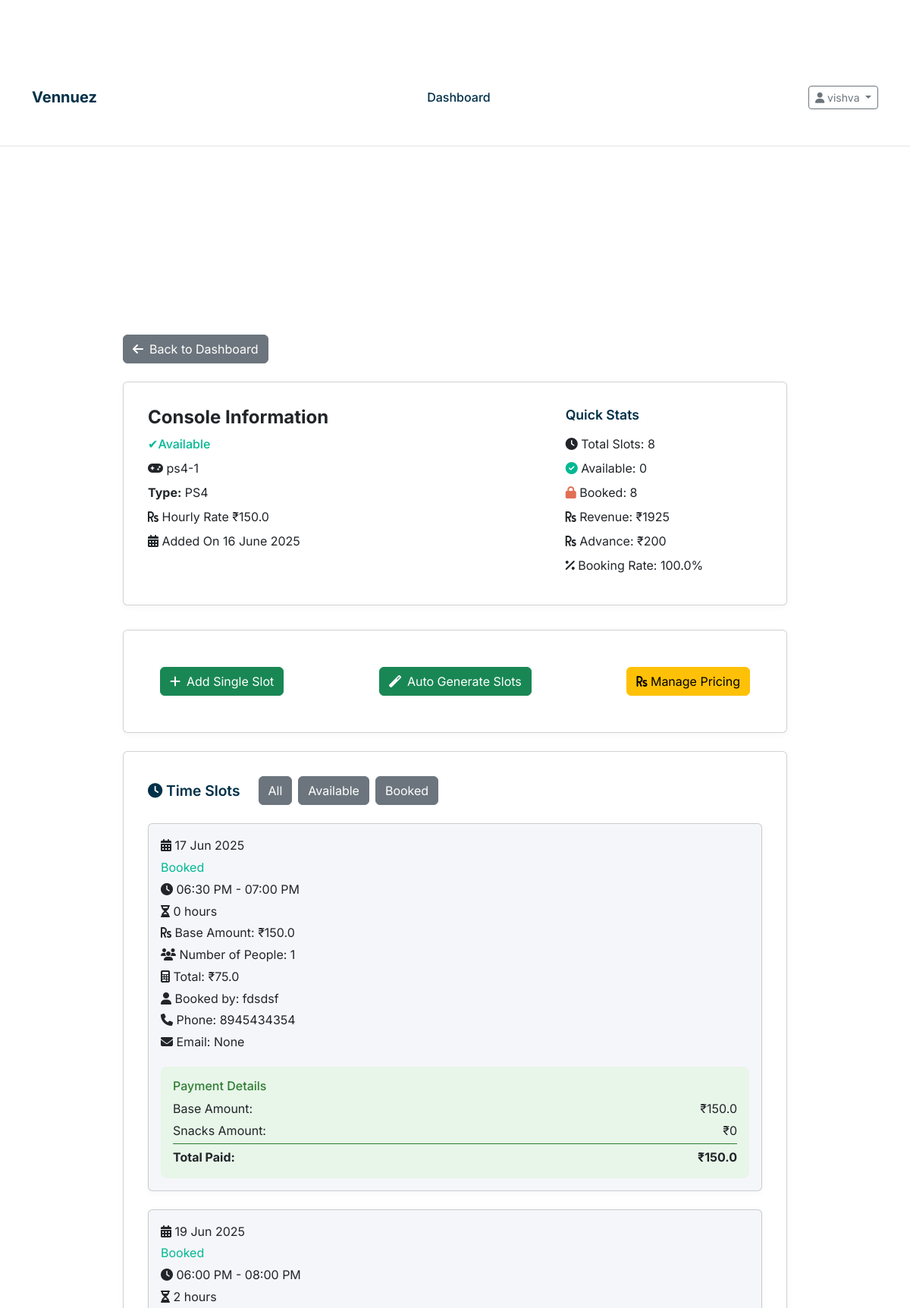
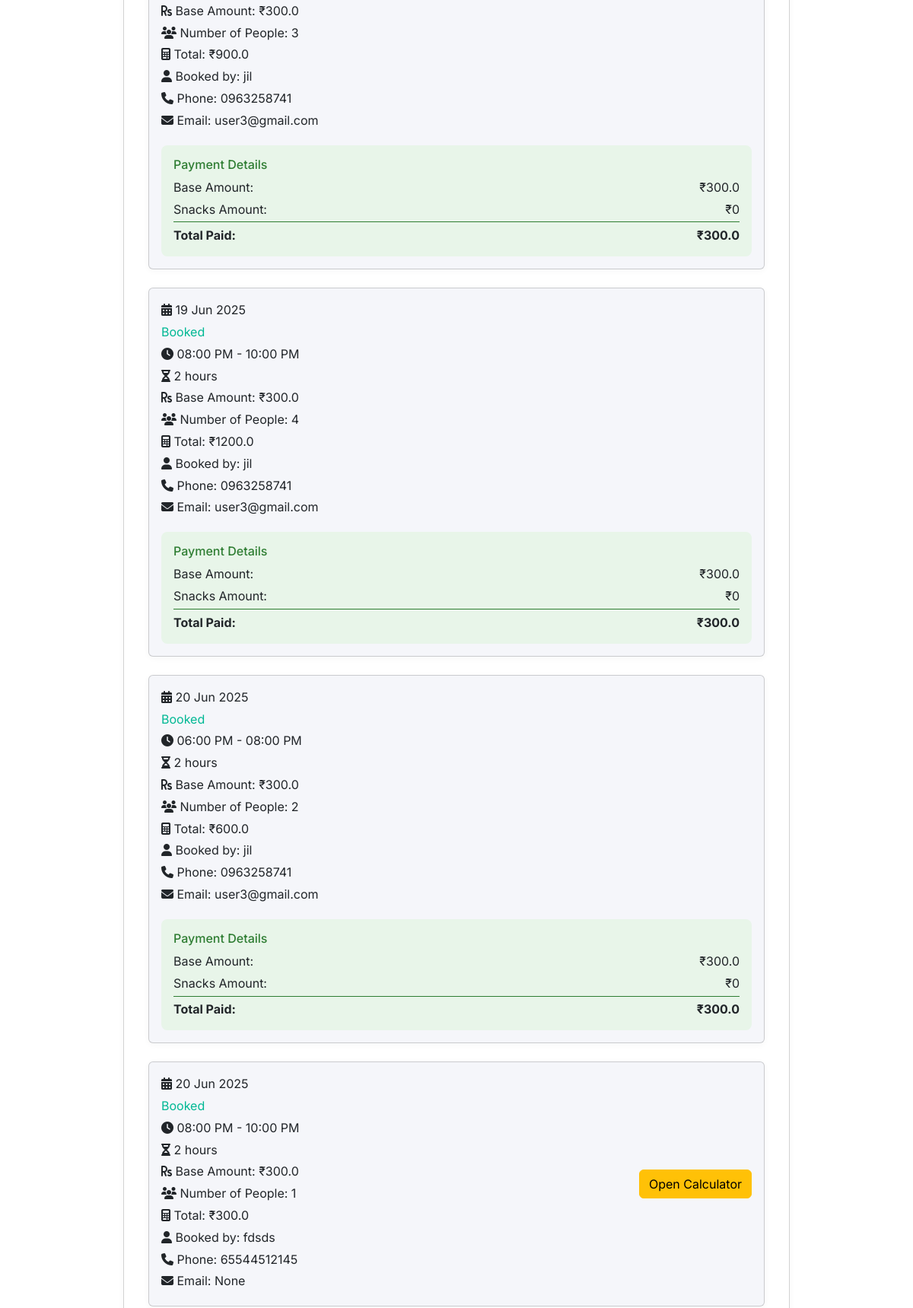
The app's page /console/1 (signed in, upper part) with its own data (2 pictures, top to bottom).
### models.py (models this page shows, shortened)
class Owner(UserMixin, db.Model):
    __tablename__ = 'owners'
    id = db.Column(db.Integer, primary_key=True)
    username = db.Column(db.String(80), unique=True, nullable=False)
    email = db.Column(db.String(120), unique=True, nullable=False)
    password_hash = db.Column(db.String(256), nullable=False)
    phone = db.Column(db.String(20), nullable=False)
    gaming_center_name = db.Column(db.String(200), nullable=False)
    address = db.Column(db.String(255), nullable=True)
    active = db.Column(db.Boolean, default=True)
    created_at = db.Column(db.DateTime, default=datetime.utcnow)
    latitude = db.Column(db.Float, nullable=True)
    longitude = db.Column(db.Float, nullable=True)
    google_maps_link = db.Column(db.String(500), nullable=True)
    amenities = db.Column(db.Text, nullable=True)  # Stored as JSON string
    venue_image1 = db.Column(db.String(500), nullable=True)
    venue_image2 = db.Column(db.String(500), nullable=True)
    venue_image3 = db.Column(db.String(500), nullable=True)
    venue_image4 = db.Column(db.String(500), nullable=True)
    images_uploaded = db.Column(db.Boolean, default=False)
    consoles = db.relationship('Console', backref='owner', lazy=True, cascade='all, delete-orphan')

class Console(db.Model):
    __tablename__ = 'consoles'
    id = db.Column(db.Integer, primary_key=True)
    name = db.Column(db.String(100), nullable=False)
    console_type = db.Column(db.String(50), nullable=False)
    hourly_rate = db.Column(db.Float, nullable=False)  # Rate per person per hour
    is_available = db.Column(db.Boolean, default=True)
    created_at = db.Column(db.DateTime, default=datetime.utcnow)
    owner_id = db.Column(db.Integer, db.ForeignKey('owners.id'), nullable=False)
    slots = db.relationship('TimeSlot', backref='console', lazy=True, cascade='all, delete-orphan')

class TimeSlot(db.Model):
    __tablename__ = 'time_slots'
    id = db.Column(db.Integer, primary_key=True)
    start_time = db.Column(db.DateTime, nullable=False)
    end_time = db.Column(db.DateTime, nullable=False)
    total_amount = db.Column(db.Float, nullable=False)
    advance_paid = db.Column(db.Float, default=0.0)  # Fixed advance amount
    is_booked = db.Column(db.Boolean, default=False)
    snacks_amount = db.Column(db.Float, default=0.0)
    final_amount = db.Column(db.Float, default=0.0)
    completed = db.Column(db.Boolean, default=False)
    number_of_people = db.Column(db.Integer, default=1)  # New field for number of people
    booking_id = db.Column(db.String(20), unique=True, nullable=True)
    customer_name = db.Column(db.String(100), nullable=True)
    customer_phone = db.Column(db.String(20), nullable=True)
    customer_email = db.Column(db.String(120), nullable=True)
    customer_age = db.Column(db.Integer, nullable=True)
    special_requests = db.Column(db.Text, nullable=True)
    contact_sms = db.Column(db.Boolean, default=True)
    contact_whatsapp = db.Column(db.Boolean, default=True)
    contact_email = db.Column(db.Boolean, default=False)
    payment_status = db.Column(db.String(20), default='pending')  # pending, paid, failed
    payment_id = db.Column(db.String(100), nullable=True)
    booking_time = db.Column(db.DateTime, nullable=True)
    created_at = db.Column(db.DateTime, default=datetime.utcnow)
    console_id = db.Column(db.Integer, db.ForeignKey('consoles.id'), nullable=False)
    user_id = db.Column(db.Integer, db.ForeignKey('users.id'), nullable=True)  # Optional for unregistered bookings

### routes.py (the view)
@app.route('/console/<int:console_id>')
@venue_details_required
def console_details(console_id):
    console = Console.query.get_or_404(console_id)
    if console.owner_id != current_user.id:
        flash('Access denied', 'error')
        return redirect(url_for('dashboard'))
    slots = TimeSlot.query.filter_by(console_id=console_id).order_by(TimeSlot.start_time).all()
    return render_template('console_details.html', console=console, slots=slots, now=datetime.now())

### templates/console_details.html (shortened to what this page needs)
{% extends "base.html" %}
{% block content %}
<section class="console-details" style="padding: 2rem 0;">
    <div class="container" style="max-width: 900px;">
        <a href="{{ url_for('dashboard') }}" class="btn btn-secondary mb-4"><i class="fas fa-arrow-left me-2"></i>Back to Dashboard</a>
        <div class="card" style="margin-bottom: 2rem;">
            <div style="display: flex; flex-wrap: wrap; justify-content: space-between; align-items: flex-start; gap: 2rem;">
                <div style="flex: 2; min-width: 260px;">
                    <h2 style="font-size: 1.5rem; font-weight: 700; margin-bottom: 0.5rem;">Console Information</h2>
                    <div style="margin-bottom: 0.5rem; color: var(--success); font-weight: 500;">
                        {% if console.is_available %}✔Available{% else %}Unavailable{% endif %}
                    </div>
                    <div style="margin-bottom: 0.5rem;"><i class="fas fa-gamepad"></i> {{ console.name }}</div>
                    <div style="margin-bottom: 0.5rem;"><strong>Type:</strong> {{ console.console_type }}</div>
                    <div style="margin-bottom: 0.5rem;"><i class="fas fa-rupee-sign"></i> Hourly Rate ₹{{ console.hourly_rate }}</div>
                    <div style="margin-bottom: 0.5rem;"><i class="fas fa-calendar-alt"></i> Added On {{ console.created_at.strftime('%d %B %Y') }}</div>
                </div>
                <div style="flex: 1; min-width: 220px;">
                    <h3 style="font-size: 1.1rem; font-weight: 600; margin-bottom: 1rem; color: var(--primary);">Quick Stats</h3>
                    <div style="margin-bottom: 0.5rem;"><i class="fas fa-clock"></i> Total Slots: {{ slots|length }}</div>
                    <div style="margin-bottom: 0.5rem;"><i class="fas fa-check-circle" style="color: var(--success);"></i> Available: {{ slots|rejectattr('is_booked')|list|length }}</div>
                    <div style="margin-bottom: 0.5rem;"><i class="fas fa-lock" style="color: var(--danger);"></i> Booked: {{ slots|selectattr('is_booked')|list|length }}</div>
                    <div style="margin-bottom: 0.5rem;"><i class="fas fa-rupee-sign"></i> Revenue: ₹{{ "%.0f"|format(slots|selectattr('is_booked')|sum(attribute='total_amount') or 0) }}</div>
                    <div style="margin-bottom: 0.5rem;"><i class="fas fa-rupee-sign"></i> Advance: ₹{{ "%.0f"|format(slots|selectattr('is_booked')|sum(attribute='advance_paid') or 0) }}</div>
                    <div style="margin-bottom: 0.5rem;"><i class="fas fa-percent"></i> Booking Rate: {{ "%.1f"|format((slots|selectattr('is_booked')|list|length / slots|length * 100) if slots else 0) }}%</div>
                </div>
            </div>
        </div>
        <div class="card mb-4">
            <div class="card-body d-flex justify-content-between align-items-center">
                <a href="{{ url_for('add_slot', console_id=console.id) }}" class="btn btn-success"  >
                    <i class="fas fa-plus me-2"></i>Add Single Slot
                </a>
                <a href="{{ url_for('auto_slots', console_id=console.id) }}" class="btn btn-success">
                    <i class="fas fa-magic me-2"></i>Auto Generate Slots
                </a>
                <a href="{{ url_for('manage_pricing', console_id=console.id) }}" class="btn btn-warning">
                    <i class="fas fa-rupee-sign"></i> Manage Pricing
                </a>
            </div>
        </div>
        <div class="card" style="margin-bottom: 2rem;">
            <div style="display: flex; align-items: center; gap: 1.5rem; margin-bottom: 1.5rem; flex-wrap: wrap;">
                <h3 style="font-size: 1.2rem; font-weight: 600; margin: 0; color: var(--primary);"><i class="fas fa-clock"></i> Time Slots</h3>
                <div style="display: flex; gap: 0.5rem;">
                    <form method="get" style="display: flex; gap: 0.5rem;">
                        <button type="submit" name="filter" value="all" class="btn btn-secondary" {% if filter == 'all' %}style="background: var(--accent); color: #fff;"{% endif %}>All</button>
                        <button type="submit" name="filter" value="available" class="btn btn-secondary" {% if filter == 'available' %}style="background: var(--accent); color: #fff;"{% endif %}>Available</button>
                        <button type="submit" name="filter" value="booked" class="btn btn-secondary" {% if filter == 'booked' %}style="background: var(--accent); color: #fff;"{% endif %}>Booked</button>
                    </form>
                </div>
            </div>
            <div style="display: flex; flex-direction: column; gap: 1.5rem;">
                {% for slot in slots %}
                <div class="card" style="background: var(--muted); padding: 1rem; margin: 0;" data-slot-id="{{ slot.id }}" data-end-time="{{ slot.end_time.isoformat() }}">
                    <div style="display: flex; flex-wrap: wrap; align-items: center; gap: 2rem; justify-content: space-between;">
                        <div style="flex: 2; min-width: 200px;">
                            <div style="margin-bottom: 0.3rem;"><i class="fas fa-calendar-alt"></i> {{ slot.start_time.strftime('%d %b %Y') }}</div>
                            <div style="margin-bottom: 0.3rem; color: var(--success);">{% if not slot.is_booked %}✔Available{% else %}Booked{% endif %}</div>
                            <div style="margin-bottom: 0.3rem;"><i class="fas fa-clock"></i> {{ slot.start_time.strftime('%I:%M %p') }} - {{ slot.end_time.strftime('%I:%M %p') }}</div>
                            <div style="margin-bottom: 0.3rem;"><i class="fas fa-hourglass-half"></i> {{ ((slot.end_time - slot.start_time).total_seconds() / 3600)|int }} hours</div>
                            <div style="margin-bottom: 0.3rem;"><i class="fas fa-rupee-sign"></i> Base Amount: ₹{{ slot.total_amount }}</div>
                            {% if slot.is_booked %}
                                <div style="margin-bottom: 0.3rem;"><i class="fas fa-users"></i> Number of People: {{ slot.number_of_people }}</div>
                                <div style="margin-bottom: 0.3rem;"><i class="fas fa-calculator"></i> Total: ₹{{ (console.hourly_rate * ((slot.end_time - slot.start_time).total_seconds() / 3600) * slot.number_of_people)|round(2) }}</div>
                                <div style="margin-bottom: 0.3rem;"><i class="fas fa-user"></i> Booked by: {{ slot.customer_name }}</div>
                                <div style="margin-bottom: 0.3rem;"><i class="fas fa-phone"></i> Phone: {{ slot.customer_phone }}</div>
                                <div style="margin-bottom: 0.3rem;"><i class="fas fa-envelope"></i> Email: {{ slot.customer_email }}</div>
                            {% endif %}
                        </div>
                        <div style="display: flex; flex-direction: column; gap: 0.5rem; min-width: 120px;">
                            {% if slot.is_booked and not slot.completed %}
                                <button class="btn btn-warning" type="button" onclick="toggleCalculator({{ slot.id }})" id="calc_btn_{{ slot.id }}">Open Calculator</button>
                            {% endif %}
                        </div>
                    </div>
                    {% if slot.completed %}
                    <div style="margin-top: 1rem; padding: 1rem; background: #e8f5e9; border-radius: 8px;">
                        <h4 style="margin-bottom: 0.5rem; font-size: 1rem; color: #2e7d32;">Payment Details</h4>
                        <div style="display: flex; justify-content: space-between; margin-bottom: 0.3rem;">
                            <span>Base Amount:</span>
                            <span>₹{{ slot.total_amount or 0 }}</span>
                        </div>
                        <div style="display: flex; justify-content: space-between; margin-bottom: 0.3rem;">
                            <span>Snacks Amount:</span>
                            <span>₹{{ slot.snacks_amount or 0 }}</span>
                            </div>
                        <div style="display: flex; justify-content: space-between; font-weight: bold; border-top: 1px solid #2e7d32; padding-top: 0.3rem;">
                            <span>Total Paid:</span>
                            <span>₹{{ slot.final_amount or 0 }}</span>
                            </div>
                    </div>
                    {% endif %}
                </div>
                {% else %}
                <div style="color: var(--secondary); font-size: 1.1rem;">No slots found.</div>
                {% endfor %}
            </div>
        </div>
    </div>
</section>
{% endblock %}

### templates/base.html (shortened to what this page needs)
<!DOCTYPE html>
<html lang="en">
<head>
  <link rel="stylesheet" href="{{ url_for('static', filename='css/main.css') }}">
  <link rel="stylesheet" href="https://cdnjs.cloudflare.com/ajax/libs/font-awesome/6.4.0/css/all.min.css" />
  <link href="https://cdn.jsdelivr.net/npm/bootstrap@5.3.0/dist/css/bootstrap.min.css" rel="stylesheet" />
</head>
<body>
  <nav class="navbar navbar-expand-md">
    <div class="container d-flex flex-wrap justify-content-between align-items-center">
      <a class="navbar-brand" href="{{ url_for('index') }}">Vennuez</a>
      <div class="d-none d-md-block mx-auto">
        {% if current_user.is_authenticated %}
          {% if session.user_type != 'owner' %}
            <a href="{{ url_for('user_dashboard') }}" class="nav-link {% if request.endpoint == 'user_dashboard' %}active{% endif %}">
              My Bookings
            </a>
          {% elif session.user_type == 'owner' %}
            <a href="{{ url_for('dashboard') }}" class="nav-link {% if request.endpoint == 'dashboard' %}active{% endif %}">
              Dashboard
            </a>
          {% endif %}
        {% endif %}
      </div>
      <div class="navbar-buttons">
        {% if current_user.is_authenticated %}
          <div class="dropdown">
            <button class="btn btn-outline-secondary dropdown-toggle btn-sm" data-bs-toggle="dropdown">
              <i class="fas fa-user"></i> {{ current_user.username }}
            </button>
          </div>
        {% endif %}
      </div>
    </div>
  </nav>
  <main class="container my-4">
    {% block content %}{% endblock %}
  </main>
</body>
</html>

### records on screen
Owner: username "vishva"
Console: name "ps4-1", console_type "PS4", hourly_rate "150.0", created_at "16 June 2025", hourly_rate.number_of_people "75.0", hourly_rate.number_of_people "900.0", hourly_rate.number_of_people "1200.0", hourly_rate.number_of_people "600.0", hourly_rate.number_of_people "300.0"
TimeSlot: start_time "17 Jun 2025", is_booked "Booked", start_time "06:30 PM", end_time "07:00 PM", end_time+start_time "0", total_amount "150.0", number_of_people "1", customer_name "fdsdsf", customer_phone "8945434354", customer_email "None", snacks_amount "0", final_amount "150.0"
TimeSlot: start_time "19 Jun 2025", is_booked "Booked", start_time "06:00 PM", end_time "08:00 PM", end_time+start_time "2", total_amount "300.0", number_of_people "3", customer_name "jil", customer_phone "0963258741", customer_email "user3@gmail.com", snacks_amount "0", final_amount "300.0"
TimeSlot: start_time "19 Jun 2025", is_booked "Booked", start_time "08:00 PM", end_time "10:00 PM", end_time+start_time "2", total_amount "300.0", number_of_people "4", customer_name "jil", customer_phone "0963258741", customer_email "user3@gmail.com", snacks_amount "0", final_amount "300.0"
TimeSlot: start_time "20 Jun 2025", is_booked "Booked", start_time "06:00 PM", end_time "08:00 PM", end_time+start_time "2", total_amount "300.0", number_of_people "2", customer_name "jil", customer_phone "0963258741", customer_email "user3@gmail.com", snacks_amount "0", final_amount "300.0"
TimeSlot: start_time "20 Jun 2025", is_booked "Booked", start_time "08:00 PM", end_time "10:00 PM", end_time+start_time "2", total_amount "300.0", number_of_people "1", customer_name "fdsds", customer_phone "65544512145", customer_email "None"

### other values on screen
{{ slots|length }} "8"
{{ slots|rejectattr('is_booked')|list|length }} "0"
{{ slots|selectattr('is_booked')|list|length }} "8"
